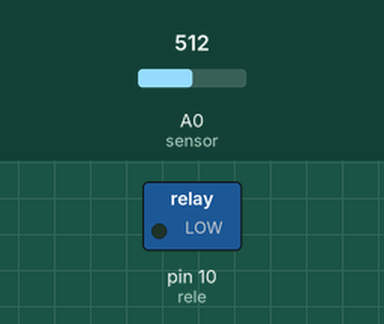
Simulated run of this sketch. Board: Arduino Uno, built with avr-gcc and run on an emulated ATmega328P. Parts: switched loads named in the sketch (green lamp = pin HIGH). Inputs (shaded band) come from the test bench; at power-on: A0 (sensor) = 512.

Above: at 0.1 s.
At 1.1 s:
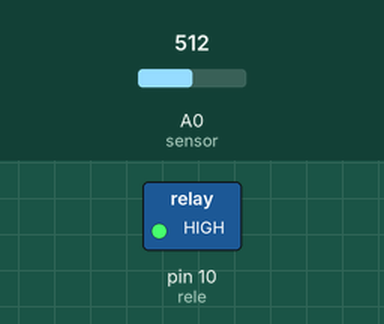
Timing chart, 0 to 2.6 s (numbered marks = the images above):
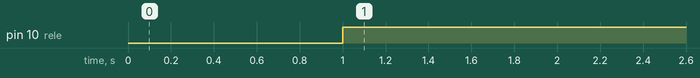

Measured:
- by itself, pin 10 (rele): LOW → HIGH at 1.0 s

The sketch:

waterFlow.ino
```cpp
const int sensor = A0;
int sensorValue = 0;
const int rele = 10;
bool isOn = false;
int count = 0;

void setup() {

  pinMode(rele, OUTPUT);
}

void loop() {

  sensorValue = analogRead(sensor);
  delay(1000);
  if(sensorValue > 200 && isOn == false)
  {
    digitalWrite(rele, HIGH);
    isOn = true;
  }
  else
  {
    count++;
    //Let the water flow for 5min
    if(count >= 300)
    {
      count = 0;
      isOn = false;
      digitalWrite(rele, LOW);
    }

  }

}
```
